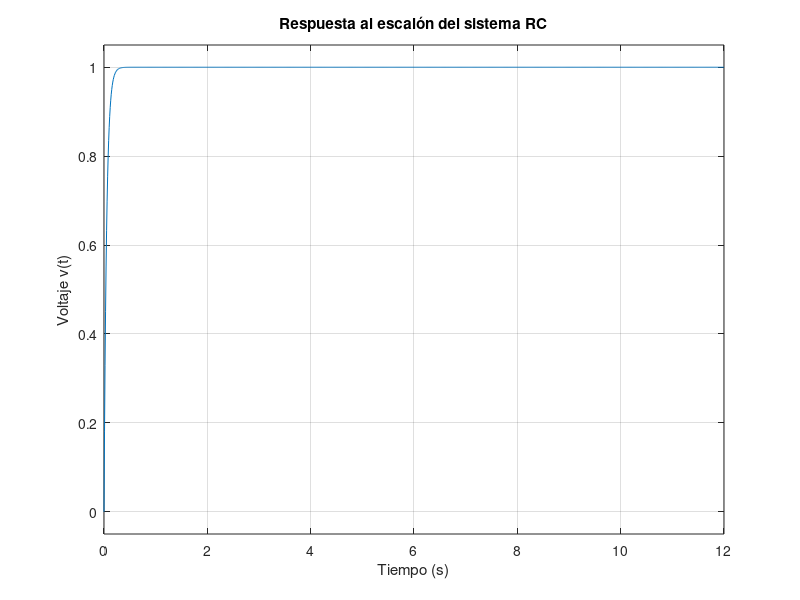
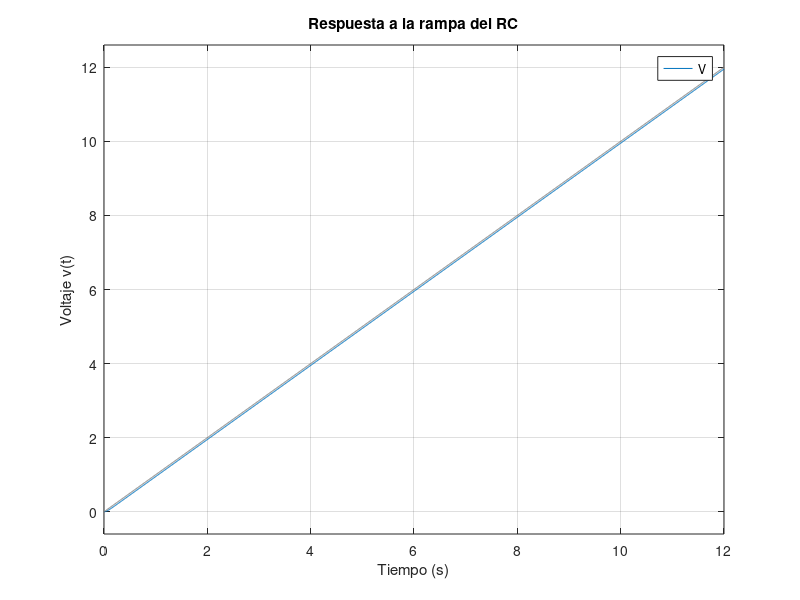

The MATLAB source for these figures, in order:
% Parámetros del sistema
r = 1000; % ohms
c = 50/1000000;   % capacitancia

% Crear función de transferencia V(s)/F(s) = 1/(m*s + b)
num = 1;
den = [(r*c) 1];
V = tf(num, den);

% Mostrar la función de transferencia
disp('Función de transferencia V(s):');
V

% Tiempo de simulación
t = 0:0.01:12;

% Entrada: escalón unitario (step force)
figure;
step(V, t);
title('Respuesta al escalón del sistema RC');
xlabel('Tiempo (s)');
ylabel('Voltaje v(t)');
grid on;

% Entrada: rampa unitaria (fuerza gradual)
rampa = t; % Define la señal de rampa
figure;
lsim(V, rampa, t);  % simula respuesta a rampa
title('Respuesta a la rampa del RC');
xlabel('Tiempo (s)');
ylabel('Voltaje v(t)');
grid on;
